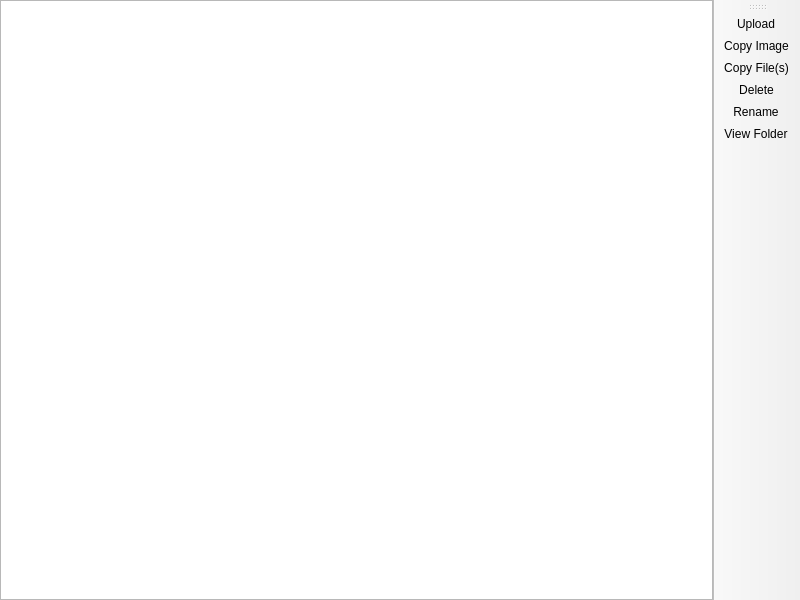
<?xml version="1.0" encoding="UTF-8"?>
<ui version="4.0">
 <class>ScreenshotsPage</class>
 <widget class="QMainWindow" name="ScreenshotsPage">
  <property name="geometry">
   <rect>
    <x>0</x>
    <y>0</y>
    <width>800</width>
    <height>600</height>
   </rect>
  </property>
  <widget class="QWidget" name="centralwidget">
   <layout class="QHBoxLayout" name="horizontalLayout">
    <property name="leftMargin">
     <number>0</number>
    </property>
    <property name="topMargin">
     <number>0</number>
    </property>
    <property name="rightMargin">
     <number>0</number>
    </property>
    <property name="bottomMargin">
     <number>0</number>
    </property>
    <item>
     <widget class="QListView" name="listView">
      <property name="showDropIndicator" stdset="0">
       <bool>false</bool>
      </property>
      <property name="selectionMode">
       <enum>QAbstractItemView::SelectionMode::ExtendedSelection</enum>
      </property>
      <property name="selectionBehavior">
       <enum>QAbstractItemView::SelectionBehavior::SelectRows</enum>
      </property>
      <property name="movement">
       <enum>QListView::Movement::Static</enum>
      </property>
     </widget>
    </item>
   </layout>
  </widget>
  <widget class="WideBar" name="toolBar">
   <property name="windowTitle">
    <string>Actions</string>
   </property>
   <property name="toolButtonStyle">
    <enum>Qt::ToolButtonStyle::ToolButtonTextOnly</enum>
   </property>
   <attribute name="toolBarArea">
    <enum>RightToolBarArea</enum>
   </attribute>
   <attribute name="toolBarBreak">
    <bool>false</bool>
   </attribute>
   <addaction name="actionUpload"/>
   <addaction name="actionCopy_Image"/>
   <addaction name="actionCopy_File_s"/>
   <addaction name="actionDelete"/>
   <addaction name="actionRename"/>
   <addaction name="actionView_Folder"/>
  </widget>
  <action name="actionUpload">
   <property name="text">
    <string>Upload</string>
   </property>
  </action>
  <action name="actionDelete">
   <property name="text">
    <string>Delete</string>
   </property>
  </action>
  <action name="actionRename">
   <property name="text">
    <string>Rename</string>
   </property>
  </action>
  <action name="actionView_Folder">
   <property name="text">
    <string>View Folder</string>
   </property>
  </action>
  <action name="actionCopy_Image">
   <property name="text">
    <string>Copy Image</string>
   </property>
   <property name="toolTip">
    <string>Copy Image</string>
   </property>
  </action>
  <action name="actionCopy_File_s">
   <property name="text">
    <string>Copy File(s)</string>
   </property>
   <property name="toolTip">
    <string>Copy File(s)</string>
   </property>
  </action>
 </widget>
 <customwidgets>
  <customwidget>
   <class>WideBar</class>
   <extends>QToolBar</extends>
   <header>ui/widgets/WideBar.h</header>
  </customwidget>
 </customwidgets>
 <resources/>
 <connections/>
</ui>
